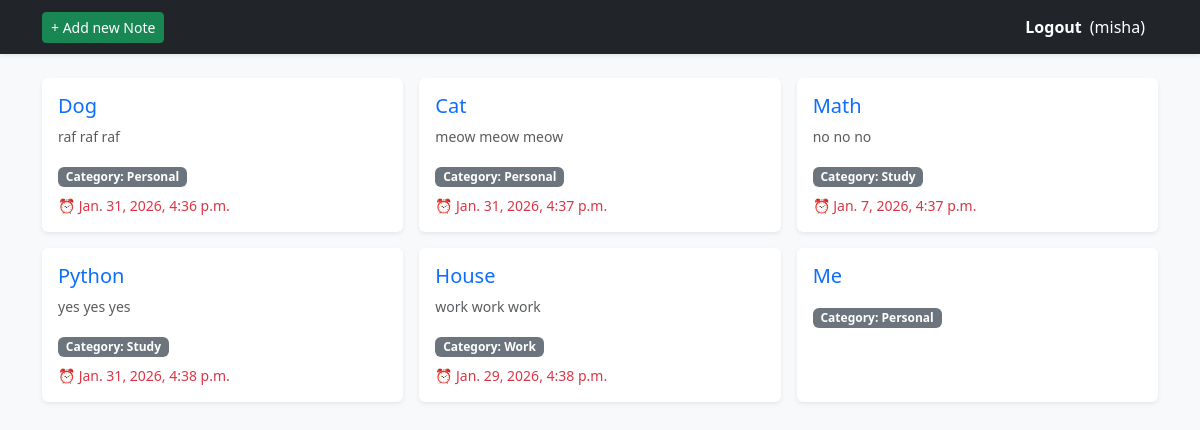
The app's page / (signed in) with its own data.
### notes/models.py (models this page shows, shortened)
class Note(models.Model):
    user = models.ForeignKey(User, on_delete=models.CASCADE)
    title = models.CharField(max_length=200, verbose_name="Name")
    text = models.TextField(verbose_name="Note text", null=True, blank=True)
    reminder = models.DateTimeField(null=True, blank=True, verbose_name="Reminder")
    category = models.CharField(
        max_length=3,
        choices=Category.choices,
        default=Category.OTHER,
        verbose_name="Category",
    )
    created_at = models.DateTimeField(auto_now_add=True)

### notes/views.py (the view)
# urls.py: path('', views.NoteList.as_view(), name='note_list'),
class NoteList(LoginRequiredMixin, View):
    async def get(self, request, *args, **kwargs):
        queryset = Note.objects.filter(user=request.user)
        notes = await sync_to_async(list)(queryset)
        return render(request, 'index.html', {'notes': notes})

### templates/index.html (shortened to what this page needs)
<!DOCTYPE html>
<html lang="en" xmlns="http://www.w3.org/1999/html">
<head>
    <link href="https://cdn.jsdelivr.net" rel="stylesheet">
</head>
<body class="bg-light">
    <nav class="navbar navbar-dark bg-dark mb-4 shadow-sm">
        <div class="container">
            <a href="{% url 'note_create' %}" style="color: white; text-decoration: none;" class="btn btn-success btn-sm">+ Add new Note</a>
              {% if user.is_authenticated %}
                  <form action="{% url 'logout' %}" method="post">
                      <button type="submit" class="btn btn-dark d-flex align-items-center justify-content-center gap-2"><strong>Logout</strong>({{ user.username }})</button>
                  </form>
              {% else %}
                  <a href="{% url 'login' %}" class="btn btn-dark d-flex align-items-center justify-content-center gap-2"><strong>Login</strong></a>
              {% endif %}
        </div>
    </nav>
    <div class="container">
        <div class="row row-cols-1 row-cols-md-3 g-3">
            {% for note in notes %}
            <div class="col">
                <div class="card h-100 shadow-sm border-0">
                    <div class="card-body">
                        <h5><a href="{% url 'note_edit' note.pk %}" class="text-decoration-none">{{ note.title }}</a></h5>
                        <p class="small text-muted">{{ note.text|truncatewords:15 }}</p>
                        <span class="badge bg-secondary">Category: {{ note.get_category_display }}</span>
                        {% if note.reminder %}<div class="mt-2 small text-danger">⏰ {{ note.reminder }}</div>{% endif %}
                    </div>
                </div>
            </div>
            {% empty %}
            <p class="text-center w-100">No notes yet.</p>
            {% endfor %}
            {% load django_bootstrap5 %}
            {% bootstrap_css %}
        </div>
    </div>
</body>
</html>

### records on screen
Note: title "Dog", text "raf raf raf", category "Personal", reminder "Jan. 31, 2026, 4:36 p.m."
Note: title "Cat", text "meow meow meow", category "Personal", reminder "Jan. 31, 2026, 4:37 p.m."
Note: title "Math", text "no no no", category "Study", reminder "Jan. 7, 2026, 4:37 p.m."
Note: title "Python", text "yes yes yes", category "Study", reminder "Jan. 31, 2026, 4:38 p.m."
Note: title "House", text "work work work", category "Work", reminder "Jan. 29, 2026, 4:38 p.m."
Note: title "Me", category "Personal"

### other values on screen
{{ user.username }} "misha"
